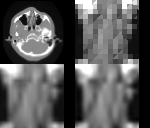

Generate this figure with Python:
#!/usr/bin/env python

# Test vtkImageReslice with different interpolation modes and a rotation.

# Factory overrides
import vtkmodules.vtkInteractionStyle  # noqa: F401
import vtkmodules.vtkRenderingFreeType  # noqa: F401
import vtkmodules.vtkRenderingOpenGL2  # noqa: F401

import os

from vtkmodules.vtkCommonTransforms import vtkTransform
from vtkmodules.vtkIOImage import vtkImageReader
from vtkmodules.vtkImagingCore import vtkImageReslice
from vtkmodules.vtkRenderingCore import (
    vtkActor2D,
    vtkImageMapper,
    vtkRenderWindow,
    vtkRenderWindowInteractor,
    vtkRenderer,
)

# Image pipeline
reader = vtkImageReader()
reader.ReleaseDataFlagOff()
reader.SetDataByteOrderToLittleEndian()
reader.SetDataExtent(0, 63, 0, 63, 1, 93)
reader.SetDataSpacing(3.2, 3.2, 1.5)
data_dir = os.environ.get("VPE_DATA_DIR", os.path.dirname(os.path.abspath(__file__)))

reader.SetFilePrefix(os.path.join(data_dir, "headsq", "quarter"))
reader.SetDataMask(0x7fff)

# Rotate about the center of the image
transform = vtkTransform()
transform.Translate(+100.8, +100.8, +69.0)
transform.RotateWXYZ(10, 1, 1, 0)
transform.Translate(-100.8, -100.8, -69.0)

# Cubic interpolation
reslice1 = vtkImageReslice()
reslice1.SetInputConnection(reader.GetOutputPort())
reslice1.SetResliceTransform(transform)
reslice1.SetInterpolationModeToCubic()
reslice1.SetOutputSpacing(0.65, 0.65, 1.5)
reslice1.SetOutputOrigin(80, 120, 40)
reslice1.SetOutputExtent(0, 63, 0, 63, 0, 0)

# Linear interpolation
reslice2 = vtkImageReslice()
reslice2.SetInputConnection(reader.GetOutputPort())
reslice2.SetResliceTransform(transform)
reslice2.SetInterpolationModeToLinear()
reslice2.SetOutputSpacing(0.65, 0.65, 1.5)
reslice2.SetOutputOrigin(80, 120, 40)
reslice2.SetOutputExtent(0, 63, 0, 63, 0, 0)

# Nearest neighbor interpolation
reslice3 = vtkImageReslice()
reslice3.SetInputConnection(reader.GetOutputPort())
reslice3.SetResliceTransform(transform)
reslice3.SetInterpolationModeToNearestNeighbor()
reslice3.SetOutputSpacing(0.65, 0.65, 1.5)
reslice3.SetOutputOrigin(80, 120, 40)
reslice3.SetOutputExtent(0, 63, 0, 63, 0, 0)

# Linear at original spacing
reslice4 = vtkImageReslice()
reslice4.SetInputConnection(reader.GetOutputPort())
reslice4.SetResliceTransform(transform)
reslice4.SetInterpolationModeToLinear()
reslice4.SetOutputSpacing(3.2, 3.2, 1.5)
reslice4.SetOutputOrigin(0, 0, 40)
reslice4.SetOutputExtent(0, 63, 0, 63, 0, 0)

# Mapper + Actor pairs
mapper_0 = vtkImageMapper()
mapper_0.SetInputConnection(reslice1.GetOutputPort())
mapper_0.SetColorWindow(2000)
mapper_0.SetColorLevel(1000)
mapper_0.SetZSlice(0)

actor_0 = vtkActor2D()
actor_0.SetMapper(mapper_0)

mapper_1 = vtkImageMapper()
mapper_1.SetInputConnection(reslice2.GetOutputPort())
mapper_1.SetColorWindow(2000)
mapper_1.SetColorLevel(1000)
mapper_1.SetZSlice(0)

actor_1 = vtkActor2D()
actor_1.SetMapper(mapper_1)

mapper_2 = vtkImageMapper()
mapper_2.SetInputConnection(reslice3.GetOutputPort())
mapper_2.SetColorWindow(2000)
mapper_2.SetColorLevel(1000)
mapper_2.SetZSlice(0)

actor_2 = vtkActor2D()
actor_2.SetMapper(mapper_2)

mapper_3 = vtkImageMapper()
mapper_3.SetInputConnection(reslice4.GetOutputPort())
mapper_3.SetColorWindow(2000)
mapper_3.SetColorLevel(1000)
mapper_3.SetZSlice(0)

actor_3 = vtkActor2D()
actor_3.SetMapper(mapper_3)

# Renderers in four viewports
renderer_0 = vtkRenderer()
renderer_0.AddViewProp(actor_0)
renderer_0.SetViewport(0.5, 0.0, 1.0, 0.5)

renderer_1 = vtkRenderer()
renderer_1.AddViewProp(actor_1)
renderer_1.SetViewport(0.0, 0.0, 0.5, 0.5)

renderer_2 = vtkRenderer()
renderer_2.AddViewProp(actor_2)
renderer_2.SetViewport(0.5, 0.5, 1.0, 1.0)

renderer_3 = vtkRenderer()
renderer_3.AddViewProp(actor_3)
renderer_3.SetViewport(0.0, 0.5, 0.5, 1.0)

# Window
render_window = vtkRenderWindow()
render_window.AddRenderer(renderer_0)
render_window.AddRenderer(renderer_1)
render_window.AddRenderer(renderer_2)
render_window.AddRenderer(renderer_3)
render_window.SetSize(150, 128)
render_window.SetWindowName("reslice interpolation oblique")

# Interactor
interactor = vtkRenderWindowInteractor()
interactor.SetRenderWindow(render_window)

interactor.Initialize()
interactor.Start()
